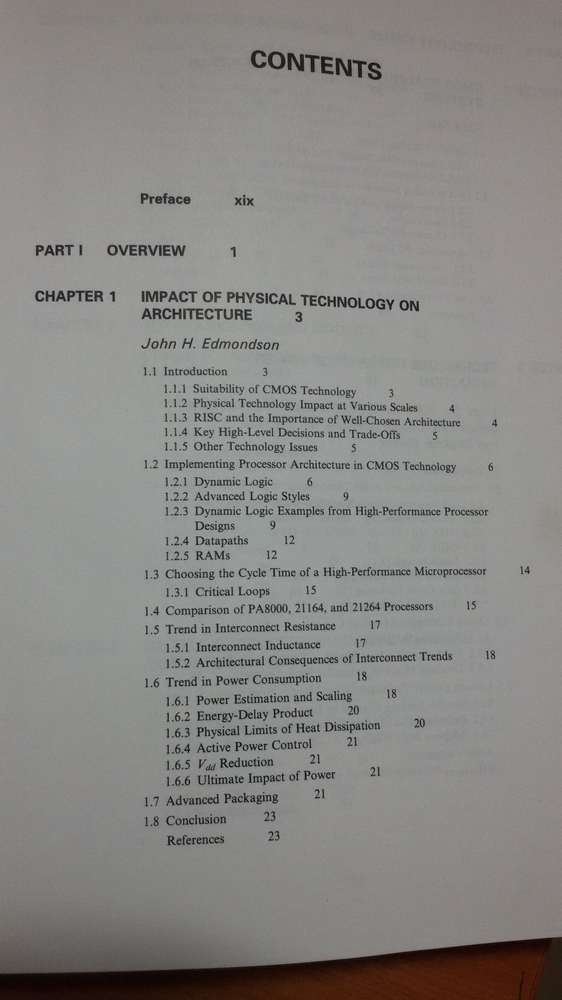
//> input picture img.jpg, 562 x 1000 px, shrunk from 1836 x 3264 before the run
$ ./check img.jpg   (built with g++ and OpenCV 4)
//> lines starting //> are read from the running program, lines starting //| are printed output that depends on the picture; after the words box and inside, x2 and y2 are one past the last pixel; in counts of white or black regions, pixels touching at a corner belong together
#include <iostream>
#include "opencv/cv.hpp"
#include "opencv2/highgui/highgui.hpp"
#include <math.h>
#include <ctime>
// #include <tesseract/baseapi.h>
// #include <tesseract/strngs.h>
#include <string>
#include <sstream>

// #define image_height 1836
// #define image_width 3264

 using namespace std;
 using namespace cv;

RNG rng(12345);

double computeProduct(Point p, Point2f a, Point2f b)
{
    double k = (a.y-b.y) / (a.x-b.x);
    double j = a.y - k*a.x;
    return k*p.x - p.y + j;
}

bool isInROI(Point p, Point2f roi[])
{
    double pro[4];
    for(int i=0; i<4; ++i)
    {
        pro[i] = computeProduct(p, roi[i], roi[(i+1)%4]);
    }
    if(pro[0]*pro[2]<0 && pro[1]*pro[3]<0)
    {
        return false;
    }
    return true;
}

/** function pro = kx-y+j, take two points a and b,
*** compute the line argument k and j, then return the pro value
*** so that can be used to determine whether the point p is on the left or right
*** of the line ab
**/


 // Give a binary image and get back blobs from that
std::vector <std::vector<cv::Point> > blob_detection(cv::Mat binary_image, int min_blob_size) {
  std::vector <std::vector<cv::Point> > blobs;
  blobs.clear();

  // Fill the label_image with the blobs
  // 0  - background
  // 1  - unlabelled foreground
  // 2+ - labelled foreground

  // input is a binary image therefore values are either 0 or 1
  // out objective is to find a set of 1's that are together and assign 2 to it
  // then look for other 1's, and assign 3 to it....so on a soforth

  cv::Mat label_image;
  binary_image.convertTo(label_image, CV_32FC1); // weird it doesn't support CV_32S! Because the CV::SCALAR is a double value in the function floodfill

  int label_count = 2; // starts at 2 because 0,1 are used already

 //  // Erosion. Optional
 //  // TODO Add flag to select
 //  Mat element = getStructuringElement( MORPH_RECT,
 //   Size( 2*3 + 1, 2*3+1 ),
  // Point( 0, 0 ) );
 //  // Apply the erosion operation
 //  erode( label_image, label_image, element );

            // just check the Matrix of label_image to make sure we have 0 and 1 only
            // cout << label_image << endl;
  for(int y=0; y < binary_image.rows; y++) {
      for(int x=0; x < binary_image.cols; x++) {
          float checker = label_image.at<float>(y,x); //need to look for float and not int as the scalar value is of type double
          cv::Rect rect;
          int size = 0;
          // cout <<checker<<endl;
          if(checker == 0) {
              //fill region from a point
              cv::floodFill(label_image, cv::Point(x,y), cv::Scalar(label_count), &rect, cv::Scalar(0), cv::Scalar(0), 4);
              label_count++;
              // cout << label_image << endl <<"by checking: " << label_image.at<float>(y,x) <<endl;
              //cout << label_image;

              //a vector of all points in a blob
              std::vector<cv::Point> blob;

              for(int i=rect.y; i < (rect.y+rect.height); i++) {
                for(int j=rect.x; j < (rect.x+rect.width); j++) {
                    float chk = label_image.at<float>(i,j);
                    // std::cout << chk << std::endl;
                    if(chk == label_count-1) {
                      blob.push_back(cv::Point(j,i));
                      size++;
                    }
                }
              }
              if (size > min_blob_size) {
                //place the points of a single blob in a grouping
                //a vector of vector points
                blobs.push_back(blob);
                // circle(binary_image, *blob.begin(), 10, Scalar(255), 5);
            }
          }
      }
  }

  return blobs;
 }

float dist(int x1, int x2, int y1, int y2)
{
  return sqrt((x1-x2)*(x1-x2)+(y1-y2)*(y1-y2));
}

int main( int argc, char** argv )
{
clock_t t1,t2;
t1=clock();

// cvUseOptimized(true);

double alpha;
int beta;

Mat src;
Mat gray;
Mat binary, label_image;

// char p[100];

// sprintf(p,"convert %s -units PixelsPerInch -density 300 input.jpg", argv[1]);
// system(p);
src=imread(argv[1]);
//> src is the input picture: 1000 rows x 562 cols, CV_8UC3; mean B, G, R 131.7, 134.6, 136
// [5 lines of commented-out code are left out]
 namedWindow("input",CV_WINDOW_NORMAL);
imshow("input",src);
Mat org;
src.copyTo(org);
Mat new_image = Mat::zeros( src.size(), src.type() );


cvtColor(src,gray,CV_BGR2GRAY);
namedWindow("gray",CV_WINDOW_NORMAL);
imshow("gray",gray);

//blurring
Mat gray_dst;
// cout<<gray.depth()<<endl;
gray.convertTo(gray,CV_32FC1);
//> gray: 1000 rows x 562 cols, CV_32FC1
pow(gray,0.7,gray_dst);
gray_dst.convertTo(gray_dst,CV_8UC1);
// cout<<gray_dst.rows<<" "<<gray_dst.cols<<endl;
Mat output;

Mat detected_edges;
// convertScaleAbs(gray_dst,output);
namedWindow("gamma1",CV_WINDOW_NORMAL);
imshow("gamma1",gray_dst);//output);
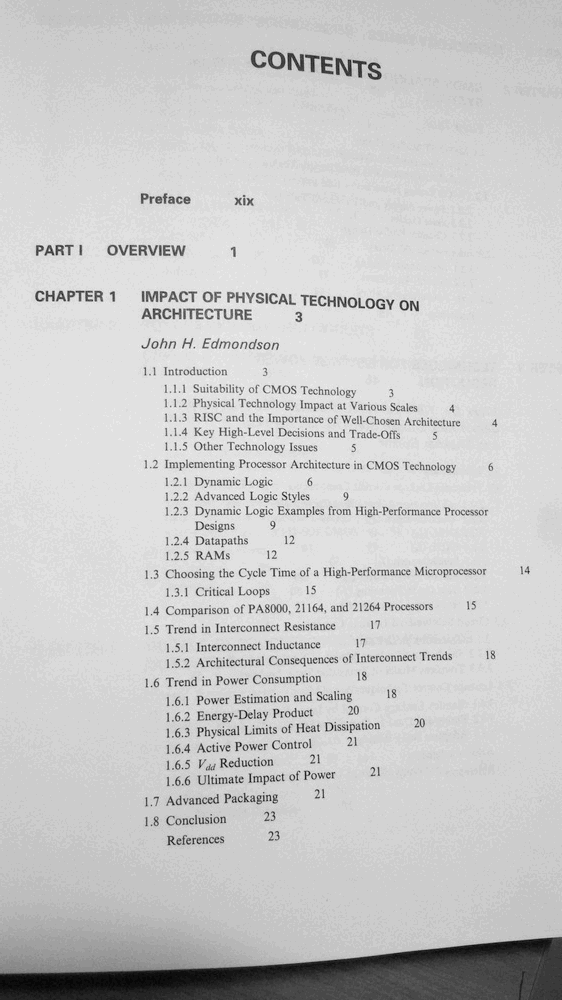
//> window 'gamma1': 1000 rows x 562 cols, CV_8UC1; min 3, max 38, mean 30.7; drawn with min black and max white


// cv::threshold(gray_dst, detected_edges, 0, 255, CV_THRESH_BINARY | CV_THRESH_OTSU);
 adaptiveThreshold(gray_dst, detected_edges, 255, ADAPTIVE_THRESH_MEAN_C, THRESH_BINARY, 25, 2);

 namedWindow("threshold1",CV_WINDOW_NORMAL);
 imshow("threshold1",detected_edges);

 Mat bw1;
detected_edges.copyTo(bw1);
Mat erode_dst;

//     Mat img_threshold,boundRect,element;
   Mat  element = getStructuringElement(cv::MORPH_RECT, cv::Size(50, 5) );

    erode( detected_edges, detected_edges, element );
      dilate(detected_edges,erode_dst,element);
     namedWindow("ting",CV_WINDOW_NORMAL);
 imshow("ting",erode_dst);
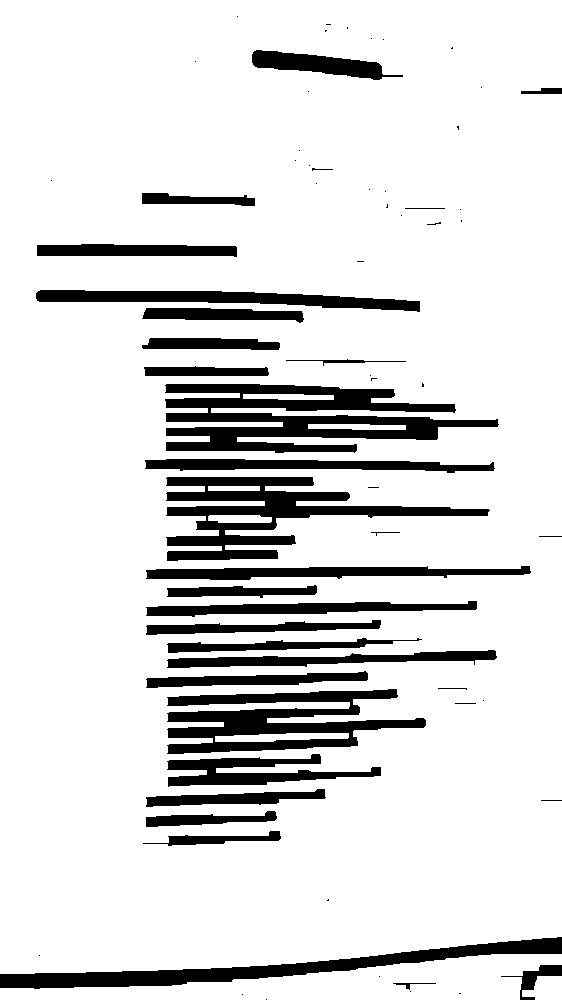
//> window 'ting': 1000 rows x 562 cols, CV_8UC1; 86.1% white; 70 black regions (36 under 20 px), largest, box (x1, y1, x2, y2) and area: (165, 384, 499, 453) 12018, (166, 477, 490, 561) 9155, (167, 689, 426, 754) 8402

Mat eroded=erode_dst;
 // floodFill(erode_dst, cv::Point(0,0), CV_RGB(255,255,255));
// bitwise_not(erode_dst,erode_dst);
Mat bw=(erode_dst | eroded);
 // Mat bw=imfill(erode_dst,'holes');
 namedWindow("ting1",CV_WINDOW_NORMAL);
 imshow("ting1",bw);

vector <vector<Point> >  blobs;
blobs=blob_detection(bw,200);
Mat binary_image=src;
RotatedRect rect_im;

Mat rectangles=src;
// cout<<rectangles.rows<<" "<<rectangles.cols<<endl;
Rect rect_bound;
int num_blob=1;

for(vector<vector<Point> >::iterator it=blobs.begin(); it!=blobs.end();it++)
{
	Point2f rect_points[4];
	rect_im=minAreaRect(*it);
  rect_bound=rect_im.boundingRect();
	rect_im.points(rect_points);
  if(rect_im.size.width>rect_im.size.height)
  {
    num_blob++;
for( int j = 0; j < 4; j++ )
  line( rectangles, rect_points[j], rect_points[(j+1)%4], Scalar(0,0,255), 10, 8 );
  // cout<<rect_im.size.width<<" "<<rect_im.size.height<<endl;
  rectangle(rectangles,rect_bound,Scalar(255,0,0));
  Point center=rect_bound.tl();
  namedWindow("bw1",CV_WINDOW_NORMAL);
  imshow("bw1",bw1);
  cout<<bw1.rows<<" "<<bw1.cols<<endl;


    Mat mask = Mat(bw1.size(), CV_8U, Scalar(255));
for(int i=0; i<bw1.rows; ++i)
{
    for(int j=0; j<bw1.cols; ++j)
    {
        Point p = Point(j,i);
        if(isInROI(p,rect_points))
            mask.at<uchar>(i,j) = 255;
        else
            mask.at<uchar>(i,j)=bw1.at<uchar>(i,j);
    }
}

Rect r  = Rect(center.x-10,center.y,rect_bound.width+30,rect_bound.height);
//> (the run ends here: the program stops with an error, at `Mat roi_ = mask(r);`)
